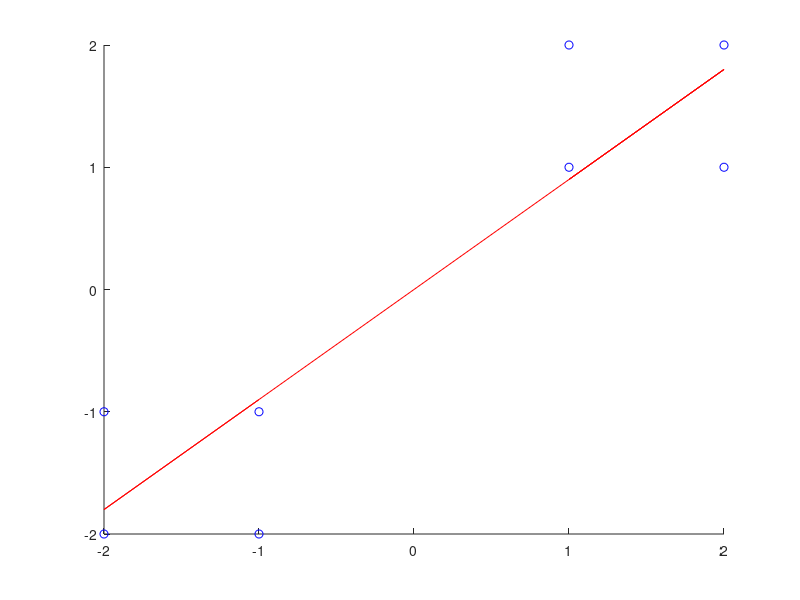

Source code (MATLAB): (Note: this script raises an error after producing the figure.)
x = [-1 -2 -2 -1 1 2 1 2];
y = [-1 -2 -1 -2 2 1 1 2];
scatter(x,y,'b');
hold on;

one = ones(length(x),1);
A = cat(2,x',one);
theta = pinv(A)*(y');
m = theta(1);
c = theta(2);
y_pred = m*x + c;
plot(x,y_pred,'r');

MSE = immse(y,y_pred);
%disp(MSE)

LogReg()

function LogReg()
    clear all; 
    close all;
    DataPoints = [-1 -1; -2 -2; -2 -1; -1 -2; 1 2; 2 1; 1 1; 2 2];
    DataPoints = DataPoints';
    DataPoints = [ones(1, size(DataPoints, 2)); DataPoints; -1 -1 -1 -1 1 1 1 1];
    RegMdl = [0;1;-1]; 
    W = findRegModel(DataPoints, RegMdl);
end

function W = findRegModel(DataPts, W)
    xMin = min(DataPts (2, :)) - 1;
    xMax = max(DataPts (2, :)) + 1;
    xrange = xMin:0.01:xMax; alpha = 0.005;
    Data = DataPts(1:end-1,:); 
    predY = DataPts (end,:);
    for i = 1:100
        y = (W(1)+W(2)*xrange);
        clf; 
        plot (DataPts(2, predY == -1), DataPts (3, predY == -1), 'bo', DataPts(2, predY == 1), DataPts (3, predY == 1), 'rx');
        hold on;
        plot (xrange, y, '-.r');
        pause (0.01);

        hThetaX = 1./(1+exp(-1*W' *Data));
        gradJ = mean(repmat((hThetaX - predY), size(Data,1),1).*Data, 2);
        W = W - alpha*gradJ;

        if (max(abs(alpha*gradJ))<0.0005)
            %if gradient is almost zero return;
            return;
        end
    end
end


